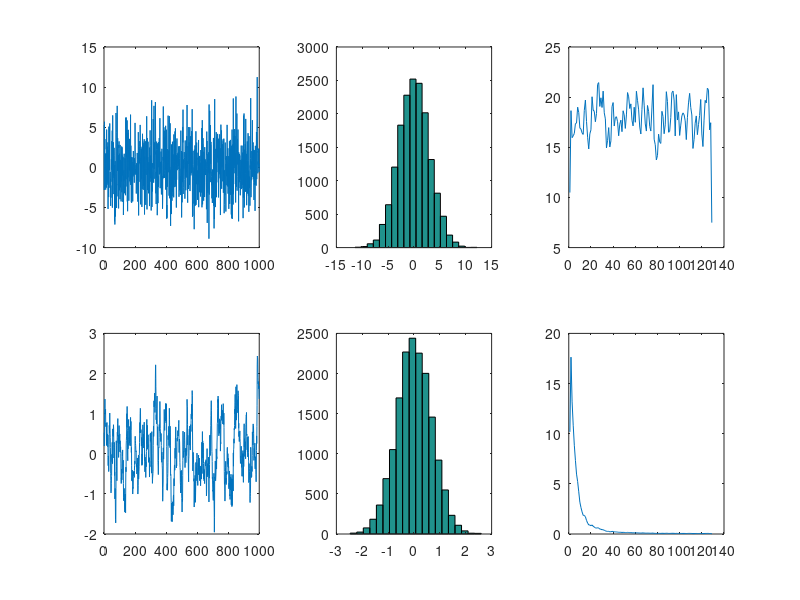
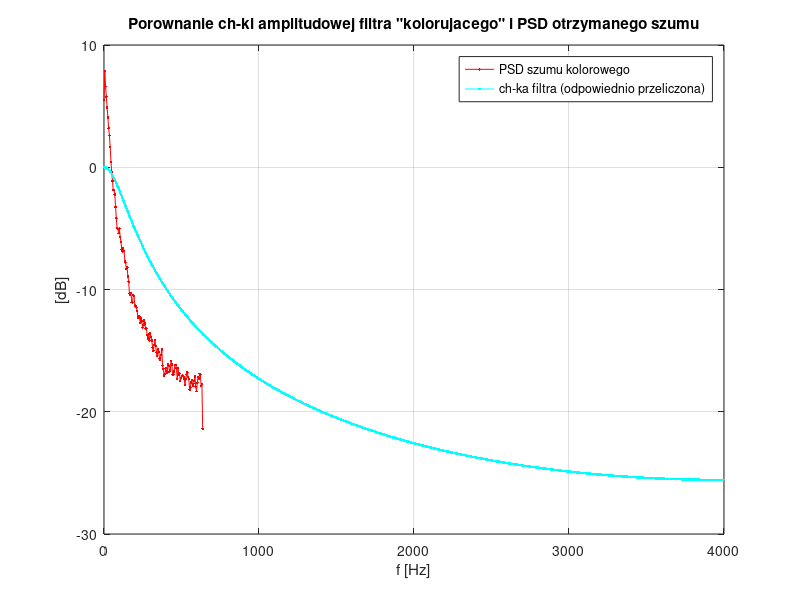

These figures' MATLAB source, in order:
% Przyklad 3.4:
% m-plik: przyklad_3_4.m
%
% Cyfrowe przetwarzanie sygnalow. Podstawy, multimedia, transmisja. PWN, Warszawa, 2014.
% Rozdzial 3. Sygnaly losowe i szumy. 
% Autorzy rozdzialu: Przemyslaw Korohoda, Adam Borowicz, Krzysztof Duda.
%
% Wiecej na stronie internetowej: http://teledsp.kt.agh.edu.pl
%
% Opracowanie przykladu: kwiecien 2013 r./AB/PK.

clc; close all; clear;

N= 2^14;                    % dlugosc przykladowej realizacji szumu;
fpr = 8000;                 % zakladamy czestotliwosc probkowania;
a = 0.9;                    % parametr filtra dolnoprzepustowego;
b1=[1-a]; a1=[1,-a];        % wspolczynniki filtra (patrz rozdzial 4);

[H1,W1] = freqz(b1,a1,1000); % chki-filtra (patrz rozdzial 4)
f1 = fpr*W1/(2*pi);

sigma = 3;                  % odchylenie standard. dla PDF szumu bialego;
x = randn(1,N)*sigma;       % generujemy relizacje procesu (szum bialy);
y = filter(b1,a1,x);        % modyfikujemy pasmo szumu przez filtracje;

    figure(1)
    subplot(231); plot(x(1:1000));
    subplot(232); hist(x,20);
    subplot(233); plot( pwelch(x,256) );
    subplot(234); plot(y(1:1000));
    subplot(235); hist(y,20);
    subplot(236); plot( pwelch(y,256) );
    pause

[P,W2] = pwelch(y,256);     % wyznaczamy periodogram;
f2 = fpr*W2/(2*pi);

Pbis=P*pi/(sigma^2);        % przeliczenia (pytanie-zadanie: dlaczego tak?);

    figure(2);
    plot(f2,10*log10(Pbis),'r.-');          grid on;    hold on;
    plot(f1,20*log10(abs(H1)),'c.-'); 
         xlabel('f [Hz]');    ylabel('[dB]');
         title('Porownanie ch-ki amplitudowej filtra "kolorujacego" i PSD otrzymanego szumu');
         legend('PSD szumu kolorowego','ch-ka filtra (odpowiednio przeliczona)');
        
% KONIEC PRZYKLADU 3.4.        